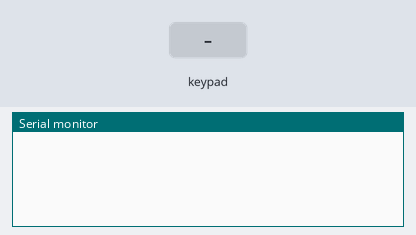
Bench run of a sketch on a simulated Arduino Uno, built with avr-gcc and run on an emulated ATmega328P. Shown: the last lines printed to the serial monitor. Wiring (inferred from the names in the program): 4×4 keypad with keys 1 2 3 A 4 5 6 B 7 8 9 C * 0 # D (labels assumed): rows pin 10, pin 11, pin 12, pin 13; columns pin 6, pin 7, pin 8, pin 9. Inputs (shaded band) come from the test bench.

Above: at 1.2 s.
1.3 s: key '1' pressed
At 2.5 s:
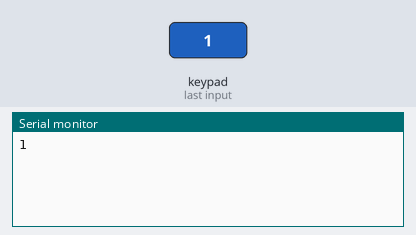
2.8 s: keypad keys 1 2 # pressed 0.4 s apart
At 4.6 s:
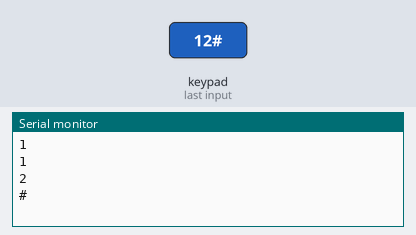
5.5 s: key 'A' pressed
At 6.5 s:
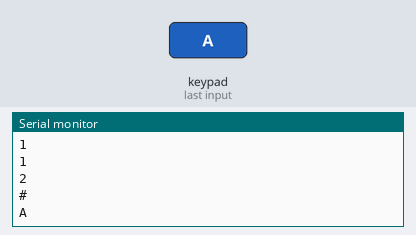
7.1 s: keypad keys 1 2 * pressed 0.4 s apart
At 8.5 s:
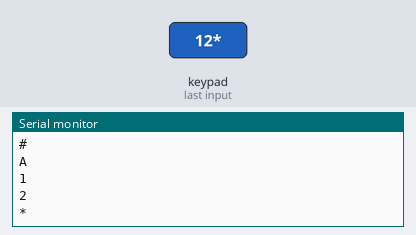
9.8 s: key 'B' pressed
At 10.7 s:
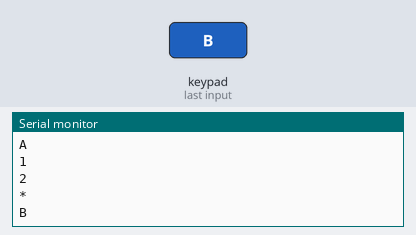
11.3 s: keypad keys 1 2 D pressed 0.4 s apart
At 12.8 s:
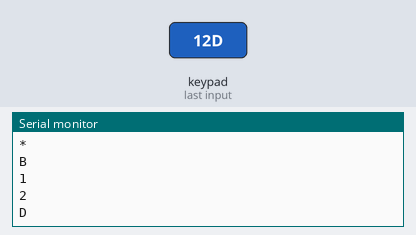

Measured:
- after the input at 1.3 s, the serial monitor: prints a new line at once (image 1)
- after the input at 2.8 s, the serial monitor: prints a new line after 0.48 s (image 2)
- after the input at 5.5 s, the serial monitor: prints a new line after 0.11 s (image 3)
- after the input at 7.1 s, the serial monitor: prints a new line at once (image 4)
- after the input at 9.8 s, the serial monitor: prints a new line at once (image 5)
- after the input at 11.3 s, the serial monitor: prints a new line after 0.11 s (image 6)

The sketch:

Keypad_serial.ino
```cpp
int r1=10, r2=11,r3=12,r4=13;
int c1=6,c2=7,c3=8,c4=9;
int colm1,colm2,colm3,colm4;

/*
 * 1, 2 ,3, A
 * 4, 5, 6, B
 * 7, 8, 9, C
 * *, 0, #, D
 */

void setup() {
  // put your setup code here, to run once:
pinMode(r1,OUTPUT); pinMode(r2,OUTPUT);
pinMode(r3,OUTPUT); pinMode(r4,OUTPUT);
pinMode(c1,INPUT); pinMode(c2,INPUT);
pinMode(c3,INPUT); pinMode(c4,INPUT);
Serial.begin(9600);
digitalWrite(c1,HIGH); digitalWrite(c2,HIGH);
digitalWrite(c3,HIGH); digitalWrite(c4,HIGH);
}

void loop() {
  // put your main code here, to run repeatedly:
//Row 1 check
  digitalWrite(r1,LOW); digitalWrite(r2,HIGH);
  digitalWrite(r3,HIGH); digitalWrite(r4,HIGH);
  colm1=digitalRead(c1); colm2=digitalRead(c2);
  colm3=digitalRead(c3); colm4=digitalRead(c4);

  if(colm1==LOW || colm2==LOW || colm3==LOW || colm4==LOW)
 {
  if(colm1==LOW){ Serial.println("1"); delay(200); }
  if(colm2==LOW){ Serial.println("2"); delay(200); }
  if(colm3==LOW){ Serial.println("3"); delay(200); }
  if(colm4==LOW){ Serial.println("A"); delay(200); }
 }
delay(30);
//Row 2 check


digitalWrite(r1,HIGH); digitalWrite(r2,LOW);
digitalWrite(r3,HIGH); digitalWrite(r4,HIGH);
colm1=digitalRead(c1); colm2=digitalRead(c2);
colm3=digitalRead(c3); colm4=digitalRead(c4);
if(colm1==LOW){ Serial.println("4"); delay(200); }
if(colm2==LOW){ Serial.println("5"); delay(200); }
if(colm3==LOW){ Serial.println("6"); delay(200); }
if(colm4==LOW){ Serial.println("B"); delay(200); }
delay(30);
//Row 3 check
digitalWrite(r1,HIGH); digitalWrite(r2,HIGH);
digitalWrite(r3,LOW); digitalWrite(r4,HIGH);
colm1=digitalRead(c1); colm2=digitalRead(c2);
colm3=digitalRead(c3); colm4=digitalRead(c4);
if(colm1==LOW){ Serial.println("7"); delay(200); }
if(colm2==LOW){ Serial.println("8"); delay(200); }
if(colm3==LOW){ Serial.println("9"); delay(200); }
if(colm4==LOW){ Serial.println("C"); delay(200); }
delay(30);
//Row 4 check
digitalWrite(r1,HIGH); digitalWrite(r2,HIGH);
digitalWrite(r3,HIGH); digitalWrite(r4,LOW);
colm1=digitalRead(c1); colm2=digitalRead(c2);
colm3=digitalRead(c3); colm4=digitalRead(c4);
if(colm1==LOW){ Serial.println("*"); delay(200); }
if(colm2==LOW){ Serial.println("0"); delay(200); }
if(colm3==LOW){ Serial.println("#"); delay(200); }
if(colm4==LOW){ Serial.println("D"); delay(200); }
delay(30);

}
```
